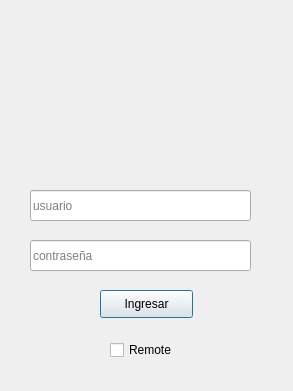
<?xml version="1.0" encoding="UTF-8"?>
<ui version="4.0">
 <author>CarlosCedeniio</author>
 <class>Dialog</class>
 <widget class="QDialog" name="Dialog">
  <property name="enabled">
   <bool>true</bool>
  </property>
  <property name="geometry">
   <rect>
    <x>0</x>
    <y>0</y>
    <width>293</width>
    <height>391</height>
   </rect>
  </property>
  <property name="minimumSize">
   <size>
    <width>293</width>
    <height>391</height>
   </size>
  </property>
  <property name="maximumSize">
   <size>
    <width>293</width>
    <height>391</height>
   </size>
  </property>
  <property name="windowTitle">
   <string>Dialog</string>
  </property>
  <widget class="QPushButton" name="btn_ingresar">
   <property name="geometry">
    <rect>
     <x>100</x>
     <y>290</y>
     <width>93</width>
     <height>28</height>
    </rect>
   </property>
   <property name="text">
    <string>Ingresar</string>
   </property>
  </widget>
  <widget class="QLabel" name="label">
   <property name="geometry">
    <rect>
     <x>80</x>
     <y>40</y>
     <width>121</width>
     <height>121</height>
    </rect>
   </property>
   <property name="text">
    <string/>
   </property>
   <property name="pixmap">
    <pixmap>../../ProyectoInverVerga/logo_espolp.png</pixmap>
   </property>
  </widget>
  <widget class="QLineEdit" name="txt_usuario">
   <property name="geometry">
    <rect>
     <x>30</x>
     <y>190</y>
     <width>221</width>
     <height>31</height>
    </rect>
   </property>
   <property name="sizePolicy">
    <sizepolicy hsizetype="Fixed" vsizetype="Fixed">
     <horstretch>0</horstretch>
     <verstretch>0</verstretch>
    </sizepolicy>
   </property>
   <property name="contextMenuPolicy">
    <enum>Qt::DefaultContextMenu</enum>
   </property>
   <property name="maxLength">
    <number>20</number>
   </property>
   <property name="placeholderText">
    <string>usuario</string>
   </property>
  </widget>
  <widget class="QLineEdit" name="txt_contrasena">
   <property name="geometry">
    <rect>
     <x>30</x>
     <y>240</y>
     <width>221</width>
     <height>31</height>
    </rect>
   </property>
   <property name="sizePolicy">
    <sizepolicy hsizetype="Fixed" vsizetype="Fixed">
     <horstretch>0</horstretch>
     <verstretch>0</verstretch>
    </sizepolicy>
   </property>
   <property name="contextMenuPolicy">
    <enum>Qt::DefaultContextMenu</enum>
   </property>
   <property name="maxLength">
    <number>20</number>
   </property>
   <property name="echoMode">
    <enum>QLineEdit::Password</enum>
   </property>
   <property name="placeholderText">
    <string>contraseña</string>
   </property>
  </widget>
  <widget class="QCheckBox" name="chk_remote">
   <property name="geometry">
    <rect>
     <x>110</x>
     <y>340</y>
     <width>81</width>
     <height>20</height>
    </rect>
   </property>
   <property name="text">
    <string>Remote</string>
   </property>
  </widget>
 </widget>
 <resources>
  <include location="../../ProyectoInverVerga/asd.qrc"/>
 </resources>
 <connections/>
</ui>
